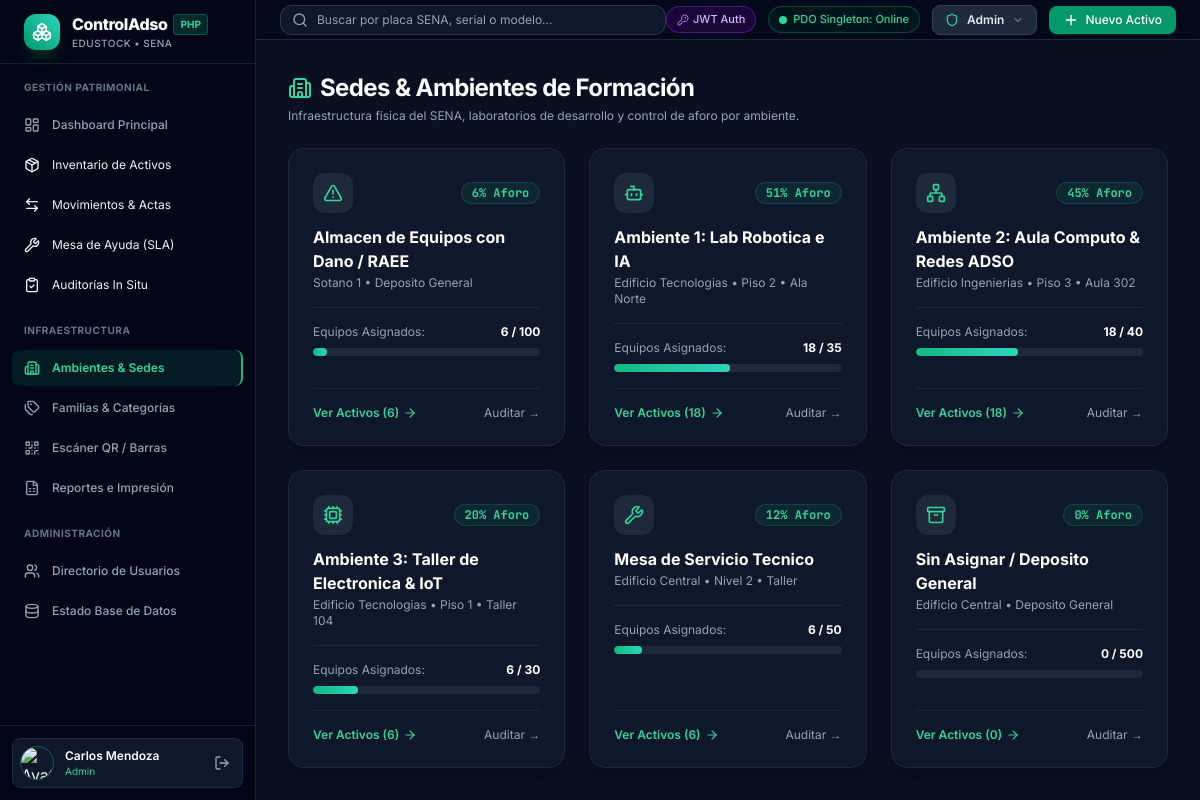
/environments.php, run on the app's committed database.
### tables this page shows
CREATE TABLE environments (
    id VARCHAR(50) PRIMARY KEY,
    campus_id VARCHAR(50) NOT NULL,
    name VARCHAR(150) NOT NULL,
    code_name VARCHAR(100) NOT NULL,
    building VARCHAR(100) NOT NULL,
    floor VARCHAR(50) NOT NULL,
    icon VARCHAR(50) DEFAULT 'monitor',
    total_capacity INT DEFAULT 35,
    assigned_count INT DEFAULT 0,
    occupancy_percentage DECIMAL(5,2) DEFAULT 0.00,
    created_at DATETIME DEFAULT CURRENT_TIMESTAMP,
    CONSTRAINT fk_env_campus FOREIGN KEY (campus_id) REFERENCES campuses(id) ON DELETE CASCADE
);

### environments.php (the view, shortened to what this page needs)
<?php
require_once __DIR__ . '/includes/header.php';
$db = getDB();
$environments = [];
if ($db) {
    try {
        $environments = $db->query("
            SELECT e.*,
            (SELECT COUNT(*) FROM assets a WHERE a.environment_id = e.id) as current_assets
            FROM environments e
            ORDER BY e.name ASC
        ")->fetchAll();
    } catch (Exception $e) {
        $error = $e->getMessage();
    }
}
?>
<div class="space-y-6">
    <div>
        <h1 class="text-xl md:text-2xl font-bold text-white tracking-tight flex items-center space-x-2">
            <i data-lucide="building-2" class="w-6 h-6 text-emerald-400"></i>
            <span>Sedes & Ambientes de Formación</span>
        </h1>
        <p class="text-xs text-slate-400 mt-1">
            Infraestructura física del SENA, laboratorios de desarrollo y control de aforo por ambiente.
        </p>
    </div>
    <div class="grid grid-cols-1 md:grid-cols-2 lg:grid-cols-3 gap-6">
        <?php foreach ($environments as $env):
            $curr = $env['current_assets'] ?? $env['assigned_count'];
            $cap = $env['total_capacity'] ?: 35;
            $pct = min(100, round(($curr / $cap) * 100));
        ?>
            <div class="bg-slate-900 border border-slate-800 rounded-2xl p-6 hover:border-slate-700 transition space-y-4 shadow-xl flex flex-col justify-between">
                <div>
                    <div class="flex items-center justify-between mb-3">
                        <div class="w-10 h-10 rounded-xl bg-slate-800 flex items-center justify-center text-emerald-400">
                            <i data-lucide="<?= htmlspecialchars($env['icon'] ?: 'monitor') ?>" class="w-5 h-5"></i>
                        </div>
                        <span class="text-xs font-mono font-bold text-emerald-400 bg-emerald-500/10 px-2.5 py-0.5 rounded-full border border-emerald-500/20">
                            <?= $pct ?>% Aforo
                        </span>
                    </div>
                    <h3 class="text-base font-bold text-white"><?= htmlspecialchars($env['name']) ?></h3>
                    <p class="text-xs text-slate-400 mt-0.5"><?= htmlspecialchars($env['building']) ?> • <?= htmlspecialchars($env['floor']) ?></p>
                    <div class="mt-4 pt-4 border-t border-slate-800 space-y-2">
                        <div class="flex items-center justify-between text-xs">
                            <span class="text-slate-400">Equipos Asignados:</span>
                            <span class="font-bold text-white"><?= $curr ?> / <?= $cap ?></span>
                        </div>
                        <div class="w-full bg-slate-800 h-2 rounded-full overflow-hidden">
                            <div class="bg-gradient-to-r from-emerald-500 to-teal-400 h-2 rounded-full" style="width: <?= $pct ?>%"></div>
                        </div>
                    </div>
                </div>
                <div class="pt-4 border-t border-slate-800/80 flex items-center justify-between">
                    <a href="assets.php?env=<?= urlencode($env['id']) ?>" class="text-xs font-semibold text-emerald-400 hover:text-emerald-300 transition flex items-center space-x-1">
                        <span>Ver Activos (<?= $curr ?>)</span>
                        <i data-lucide="arrow-right" class="w-3.5 h-3.5"></i>
                    </a>
                    <a href="audits.php" class="text-xs text-slate-400 hover:text-white transition">
                        Auditar &rarr;
                    </a>
                </div>
            </div>
        <?php endforeach; ?>
    </div>
</div>
<?php require_once __DIR__ . '/includes/footer.php'; ?>

### includes/header.php (style rules this page uses)
body { font-family: 'Inter', sans-serif; }
.font-mono { font-family: 'JetBrains Mono', monospace; }

### data on the page
environments: pct "6", name "Almacen de Equipos con Dano / RAEE", building "Sotano 1", floor "Deposito General", curr "6", total_capacity "100"
environments: pct "51", name "Ambiente 1: Lab Robotica e IA", building "Edificio Tecnologias", floor "Piso 2 • Ala Norte", curr "18", total_capacity "35"
environments: pct "45", name "Ambiente 2: Aula Computo & Redes ADSO", building "Edificio Ingenierias", floor "Piso 3 • Aula 302", curr "18", total_capacity "40"
environments: pct "20", name "Ambiente 3: Taller de Electronica & IoT", building "Edificio Tecnologias", floor "Piso 1 • Taller 104", curr "6", total_capacity "30"
environments: pct "12", name "Mesa de Servicio Tecnico", building "Edificio Central", floor "Nivel 2 • Taller", curr "6", total_capacity "50"
environments: pct "0", name "Sin Asignar / Deposito General", building "Edificio Central", floor "Deposito General", curr "0", total_capacity "500"

### other printed values
$currentUser['name'] "Carlos Mendoza"
$currentUser['role'] "Admin"
